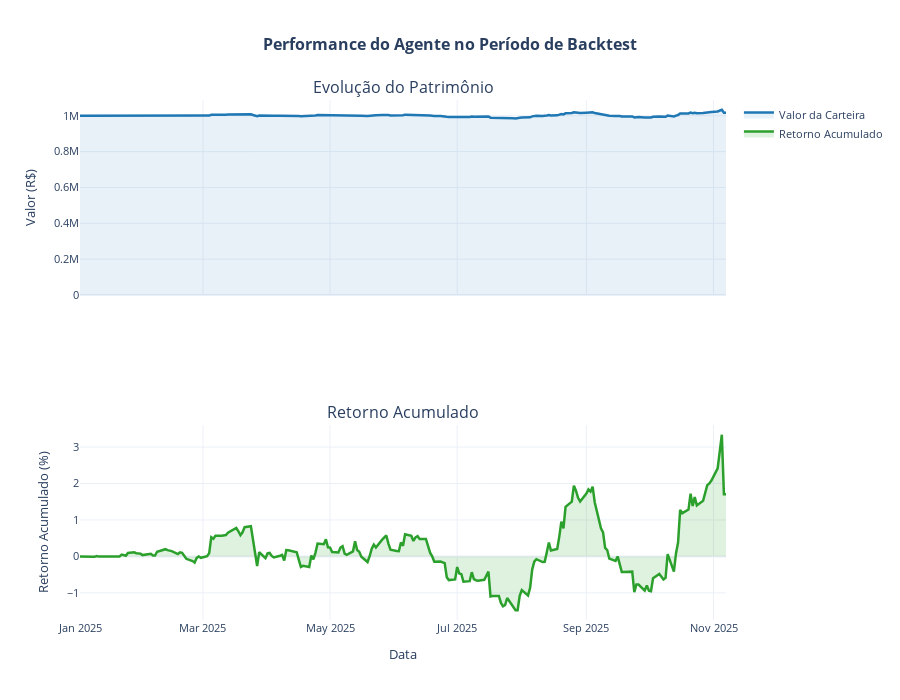

The cell this chart's notebook holds for it:
### Markdown cell above
### 6.1 Curva de Patrimônio e Análise de Retornos (Plotly)

### Code cell
fig = make_subplots(
    rows=2, cols=1,
    subplot_titles=('Evolução do Patrimônio', 'Retorno Acumulado'),
    row_heights=[0.5, 0.5],
    shared_xaxes=True
)

# Gráfico 1: Valor da Conta
fig.add_trace(
    go.Scatter(
        x=df_account['date'],
        y=df_account['account_value'],
        name='Valor da Carteira',
        mode='lines',
        line=dict(color=COLOR_PALETTE['agent'], width=2.5),
        fill='tozeroy',
        fillcolor='rgba(31, 119, 180, 0.1)',
        hovertemplate='<b>%{x|%d/%m/%Y}</b><br>Valor: R$ %{y:.2f}<extra></extra>'
    ),
    row=1, col=1
)

# Gráfico 2: Retorno Acumulado
fig.add_trace(
    go.Scatter(
        x=df_account['date'],
        y=df_account['cumulative_return'] * 100,
        name='Retorno Acumulado',
        mode='lines',
        line=dict(color=COLOR_PALETTE['positive'], width=2.5),
        fill='tozeroy',
        fillcolor='rgba(44, 160, 44, 0.15)',
        hovertemplate='<b>%{x|%d/%m/%Y}</b><br>Retorno: %{y:.2f}%<extra></extra>'
    ),
    row=2, col=1
)

fig.update_yaxes(title_text="Valor (R$)", row=1, col=1)
fig.update_yaxes(title_text="Retorno Acumulado (%)", row=2, col=1)
fig.update_xaxes(title_text="Data", row=2, col=1)

fig.update_layout(
    title=dict(
        text="<b>Performance do Agente no Período de Backtest</b>",
        x=0.5, xanchor='center', font=dict(size=16)
    ),
    template=PLOTLY_TEMPLATE,
    height=700,
    hovermode='x unified',
    font=dict(size=11),
    showlegend=True
)

fig.show()

### Figure 1 — Plotly figure (JSON) as saved in the notebook; plotly's stock layout.template omitted (floating-point values rounded to 4 significant figures; data arrays with more than 128 entries replaced by an {"elided": "..."} marker saying what was removed)
{"data": [{"fill": "tozeroy", "fillcolor": "rgba(31, 119, 180, 0.1)", "hovertemplate": "<b>%{x|%d/%m/%Y}</b><br>Valor: R$ %{y:.2f}<extra></extra>", "line": {"color": "#1f77b4", "width": 2.5}, "mode": "lines", "name": "Valor da Carteira", "type": "scatter", "x": {"elided": "223 str values"}, "xaxis": "x", "y": {"elided": "223 float values"}, "yaxis": "y"}, {"fill": "tozeroy", "fillcolor": "rgba(44, 160, 44, 0.15)", "hovertemplate": "<b>%{x|%d/%m/%Y}</b><br>Retorno: %{y:.2f}%<extra></extra>", "line": {"color": "#2ca02c", "width": 2.5}, "mode": "lines", "name": "Retorno Acumulado", "type": "scatter", "x": {"elided": "223 str values"}, "xaxis": "x2", "y": {"elided": "223 float values"}, "yaxis": "y2"}], "layout": {"annotations": [{"font": {"size": 16}, "showarrow": false, "text": "Evolução do Patrimônio", "x": 0.5, "xanchor": "center", "xref": "paper", "y": 1, "yanchor": "bottom", "yref": "paper"}, {"font": {"size": 16}, "showarrow": false, "text": "Retorno Acumulado", "x": 0.5, "xanchor": "center", "xref": "paper", "y": 0.375, "yanchor": "bottom", "yref": "paper"}], "font": {"size": 11}, "height": 700, "hovermode": "x unified", "showlegend": true, "title": {"font": {"size": 16}, "text": "<b>Performance do Agente no Período de Backtest</b>", "x": 0.5, "xanchor": "center"}, "xaxis": {"anchor": "y", "domain": [0, 1], "matches": "x2", "showticklabels": false}, "xaxis2": {"anchor": "y2", "domain": [0, 1], "title": {"text": "Data"}}, "yaxis": {"anchor": "x", "domain": [0.625, 1], "title": {"text": "Valor (R$)"}}, "yaxis2": {"anchor": "x2", "domain": [0, 0.375], "title": {"text": "Retorno Acumulado (%)"}}}}
